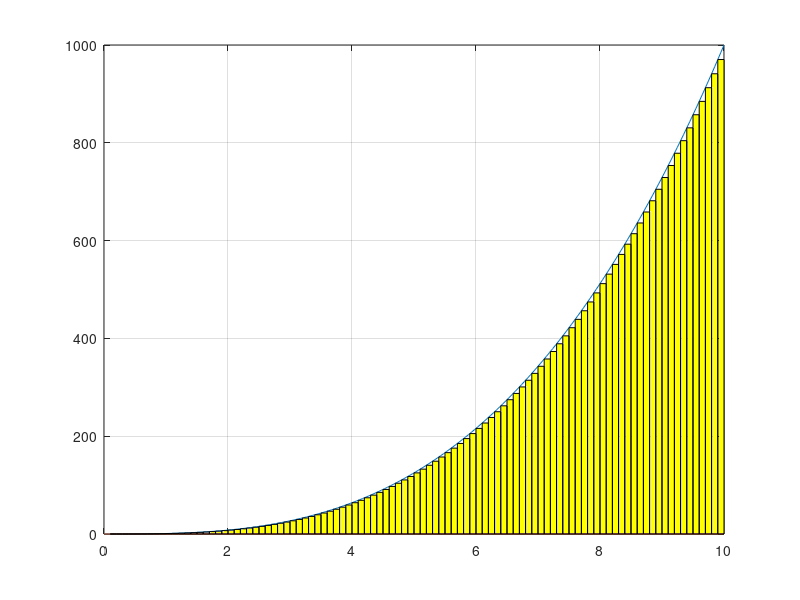

MATLAB code for this plot: (Note: this script raises an error after producing the figure.)
fun = @(x) x.^3;
fun1= @(x) 1/4*x.^4;
q=integral(fun,0,10);

x=linspace(0,10,200);
 
plot(x,fun(x));
hold on
grid on;
plot(x,zeros(size(x)))

for v = 0.0:0.1:9.9
    rectangle('Position',[v 0 0.1 fun(v)],'FaceColor',	'#FFFF00')
end
ax = gca;
ax.XAxisLocation = 'origin';
ax.YAxisLocation = 'origin';
plot(x,fun1(x),'r')
colororder('#D95319')
plot(x,fun(x));
hold off;
